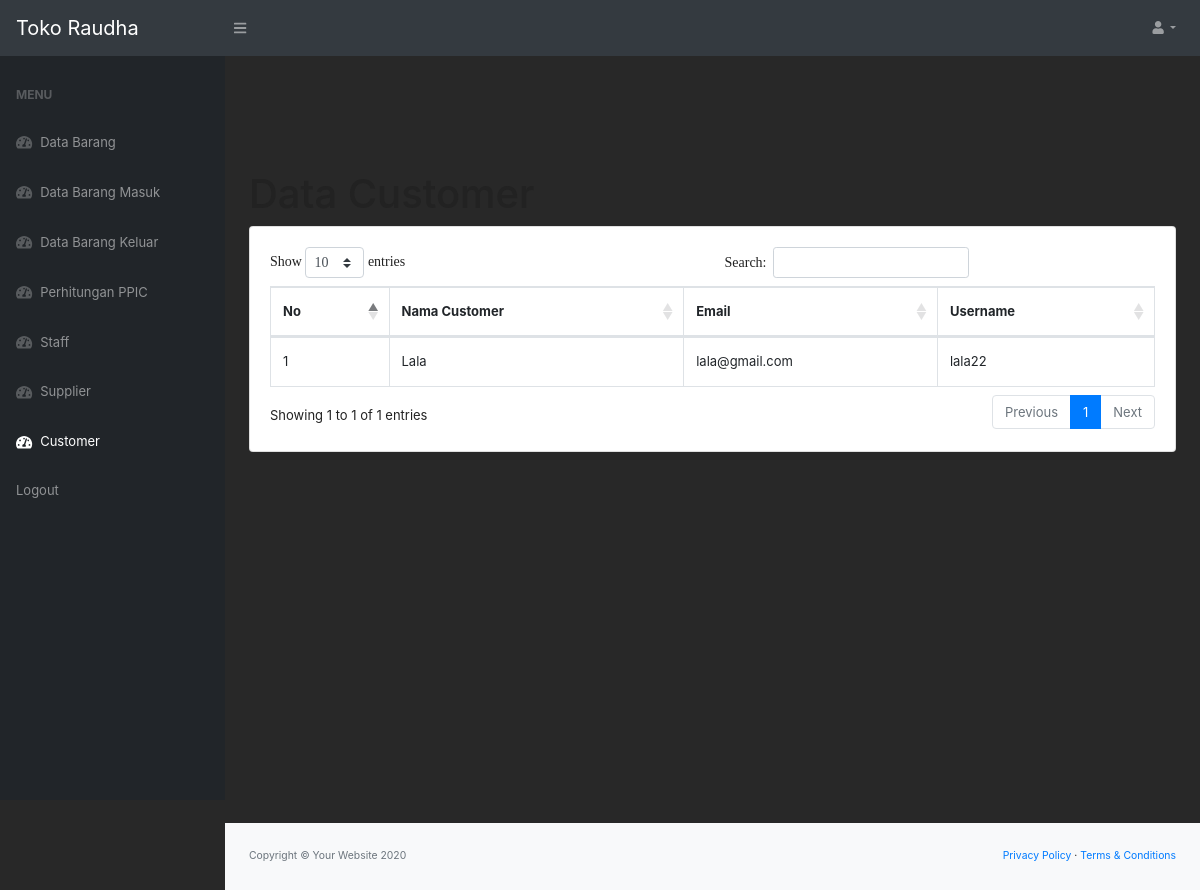
Page /customer.php (signed in) on the committed database.
### tables this page shows
CREATE TABLE `customer` (
  `id_cus` int(100) NOT NULL,
  `nama_cus` varchar(100) NOT NULL,
  `email` varchar(100) NOT NULL,
  `password` varchar(100) NOT NULL,
  `username` varchar(100) NOT NULL
);

### customer.php (the view, shortened to what this page needs)
<?php
require 'function.php';
?>
<!DOCTYPE html>
<html lang="en">
    <head>
        <link href="css/styles.css" rel="stylesheet" />
        <link href="https://cdn.datatables.net/1.10.20/css/dataTables.bootstrap4.min.css" rel="stylesheet" />
    </head>
    <body class="sb-nav-fixed">
        <nav class="sb-topnav navbar navbar-expand navbar-dark bg-dark">
            <a class="navbar-brand" href="index.php">Toko Raudha</a>
            <button class="btn btn-link btn-sm order-1 order-lg-0" id="sidebarToggle" href="#"><i class="fas fa-bars"></i></button>
            <ul class="navbar-nav ml-auto ml-md-0">
                <li class="nav-item dropdown">
                    <a class="nav-link dropdown-toggle" id="userDropdown" href="#" role="button" data-toggle="dropdown" aria-haspopup="true" aria-expanded="false"><i class="fas fa-user fa-fw"></i></a>
                </li>
            </ul>
        </nav>
        <div id="layoutSidenav">
            <div id="layoutSidenav_nav">
                <nav class="sb-sidenav accordion sb-sidenav-dark" id="sidenavAccordion">
                    <div class="sb-sidenav-menu">
                        <div class="nav">
                            <div class="sb-sidenav-menu-heading">Menu</div>
                            <a class="nav-link" href="index.php">
                                <div class="sb-nav-link-icon"><i class="fas fa-tachometer-alt"></i></div>
                                Data Barang
                            </a>
                            <a class="nav-link" href="barangmasuk.php">
                                <div class="sb-nav-link-icon"><i class="fas fa-tachometer-alt"></i></div>
                                Data Barang Masuk
                            </a>
                            <a class="nav-link" href="barangkeluar.php">
                                <div class="sb-nav-link-icon"><i class="fas fa-tachometer-alt"></i></div>
                                Data Barang Keluar
                            </a>
                            <a class="nav-link" href="perhitunganPPIC.php">
                                <div class="sb-nav-link-icon"><i class="fas fa-tachometer-alt"></i></div>
                                Perhitungan PPIC
                            </a>
                            <a class="nav-link" href="staff.php">
                                <div class="sb-nav-link-icon"><i class="fas fa-tachometer-alt"></i></div>
                                Staff
                            </a>
                            <a class="nav-link" href="supplier.php">
                                <div class="sb-nav-link-icon"><i class="fas fa-tachometer-alt"></i></div>
                                Supplier
                            </a>
                            <a class="nav-link" href="customer.php">
                                <div class="sb-nav-link-icon"><i class="fas fa-tachometer-alt"></i></div>
                                Customer
                            </a>
                            <a class="nav-link" href="logout.php">
                                Logout
                            </a>
                        </div>
                    </div>
                </nav>
            </div>
            <div id="layoutSidenav_content">
                <main>
                    <div class="container-fluid">
                        <h1 class="mt-4">Data Customer</h1>
                        <div class="card mb-4">
                            <div class="card-body">
                                <div class="table-responsive">
                                    <table class="table table-bordered" id="dataTable" width="100%" cellspacing="0">
                                        <thead>
                                            <tr>
                                                <th>No</th>
                                                <th>Nama Customer</th>
                                                <th>Email</th>
                                                <th>Username</th>
                                            </tr>
                                        </thead>
                                        <tbody>
                                            <?php
                                            $dataCus = mysqli_query($conn, "select * from customer");
                                            $i = 1;
                                            while($data = mysqli_fetch_array($dataCus)){
                                                $nama_cus = $data['nama_cus'];
                                                $email = $data['email'];
                                                $username = $data['username'];
                                            ?>
                                            <tr>
                                                <td><?= $i++; ?></td>
                                                <td><?= $nama_cus; ?></td>
                                                <td><?= $email; ?></td>
                                                <td><?= $username; ?></td>
                                            </tr>
                                            <?php
                                             };
                                            ?>
                                        </tbody>
                                    </table>
                                </div>
                            </div>
                        </div>
                    </div>
                </main>
                <footer class="py-4 bg-light mt-auto">
                    <div class="container-fluid">
                        <div class="d-flex align-items-center justify-content-between small">
                            <div class="text-muted">Copyright &copy; Your Website 2020</div>
                            <div>
                                <a href="#">Privacy Policy</a>
                                &middot;
                                <a href="#">Terms &amp; Conditions</a>
                            </div>
                        </div>
                    </div>
                </footer>
            </div>
        </div>
    </body>
</html>

### rows in the picture
customer: nama_cus "Lala", email "lala@gmail.com", username "lala22"
